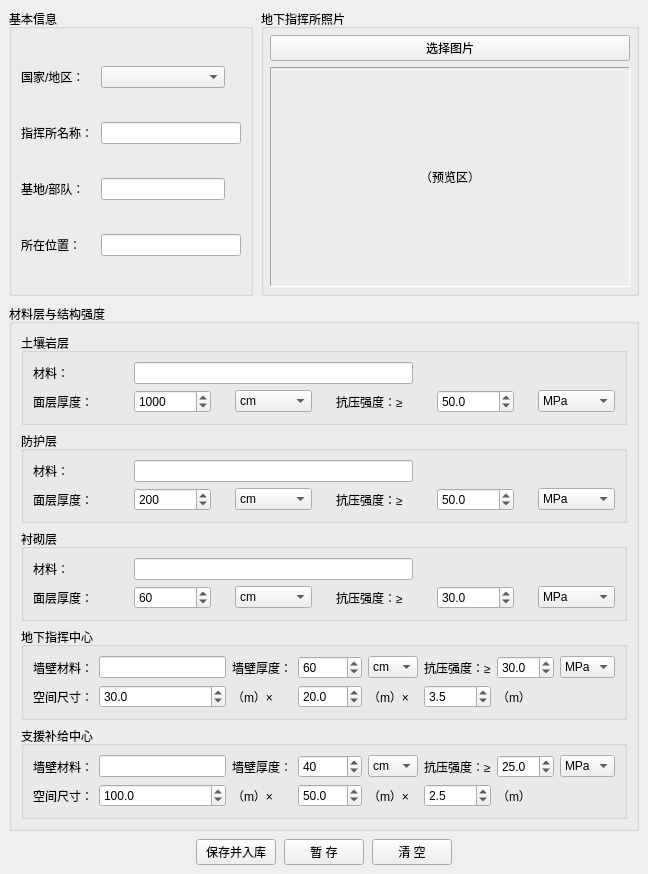
<?xml version="1.0" encoding="UTF-8"?>
<ui version="4.0">
 <class>UndergroundHQEditor</class>
 <widget class="QMainWindow" name="UndergroundHQEditor">
  <property name="geometry">
   <rect>
    <x>0</x>
    <y>0</y>
    <width>648</width>
    <height>810</height>
   </rect>
  </property>
  <property name="windowTitle">
   <string>添加地下指挥所模型</string>
  </property>
  <widget class="QWidget" name="centralwidget">
   <property name="sizePolicy">
    <sizepolicy hsizetype="Fixed" vsizetype="Fixed">
     <horstretch>0</horstretch>
     <verstretch>0</verstretch>
    </sizepolicy>
   </property>
   <layout class="QVBoxLayout" name="mainV">
    <property name="spacing">
     <number>8</number>
    </property>
    <property name="leftMargin">
     <number>9</number>
    </property>
    <property name="topMargin">
     <number>9</number>
    </property>
    <property name="rightMargin">
     <number>9</number>
    </property>
    <property name="bottomMargin">
     <number>9</number>
    </property>
    <item>
     <layout class="QHBoxLayout" name="topHBox" stretch="3,2">
      <item>
       <widget class="QGroupBox" name="gb_basic">
        <property name="title">
         <string>基本信息</string>
        </property>
        <layout class="QGridLayout" name="grid_basic">
         <property name="horizontalSpacing">
          <number>8</number>
         </property>
         <property name="verticalSpacing">
          <number>6</number>
         </property>
         <item row="0" column="0">
          <widget class="QLabel" name="label">
           <property name="text">
            <string>国家/地区：</string>
           </property>
          </widget>
         </item>
         <item row="0" column="1">
          <widget class="QComboBox" name="cmb_country"/>
         </item>
         <item row="1" column="0">
          <widget class="QLabel" name="label">
           <property name="text">
            <string>指挥所名称：</string>
           </property>
          </widget>
         </item>
         <item row="1" column="1" colspan="3">
          <widget class="QLineEdit" name="ed_name"/>
         </item>
         <item row="2" column="0">
          <widget class="QLabel" name="label">
           <property name="text">
            <string>基地/部队：</string>
           </property>
          </widget>
         </item>
         <item row="2" column="1">
          <widget class="QLineEdit" name="ed_unit"/>
         </item>
         <item row="3" column="0">
          <widget class="QLabel" name="label">
           <property name="text">
            <string>所在位置：</string>
           </property>
          </widget>
         </item>
         <item row="3" column="1" colspan="3">
          <widget class="QLineEdit" name="ed_location"/>
         </item>
        </layout>
       </widget>
      </item>
      <item>
       <widget class="QGroupBox" name="gb_photo">
        <property name="title">
         <string>地下指挥所照片</string>
        </property>
        <layout class="QVBoxLayout" name="v_photo">
         <property name="spacing">
          <number>6</number>
         </property>
         <property name="leftMargin">
          <number>6</number>
         </property>
         <property name="topMargin">
          <number>6</number>
         </property>
         <property name="rightMargin">
          <number>6</number>
         </property>
         <property name="bottomMargin">
          <number>6</number>
         </property>
         <item>
          <widget class="QPushButton" name="btn_choose_image">
           <property name="text">
            <string>选择图片</string>
           </property>
          </widget>
         </item>
         <item>
          <widget class="QLabel" name="lbl_image">
           <property name="minimumSize">
            <size>
             <width>360</width>
             <height>220</height>
            </size>
           </property>
           <property name="maximumSize">
            <size>
             <width>360</width>
             <height>220</height>
            </size>
           </property>
           <property name="frameShape">
            <enum>QFrame::Panel</enum>
           </property>
           <property name="frameShadow">
            <enum>QFrame::Sunken</enum>
           </property>
           <property name="text">
            <string>（预览区）</string>
           </property>
           <property name="scaledContents">
            <bool>true</bool>
           </property>
           <property name="alignment">
            <set>Qt::AlignCenter</set>
           </property>
          </widget>
         </item>
        </layout>
       </widget>
      </item>
     </layout>
    </item>
    <item>
     <widget class="QGroupBox" name="gb_layers">
      <property name="title">
       <string>材料层与结构强度</string>
      </property>
      <layout class="QVBoxLayout" name="v_layers">
       <item>
        <widget class="QGroupBox" name="gb_soilrock">
         <property name="title">
          <string>土壤岩层</string>
         </property>
         <layout class="QGridLayout" name="grid_soilrock">
          <property name="horizontalSpacing">
           <number>24</number>
          </property>
          <item row="0" column="0">
           <widget class="QLabel" name="label">
            <property name="text">
             <string>材料：</string>
            </property>
           </widget>
          </item>
          <item row="0" column="1" colspan="3">
           <widget class="QLineEdit" name="ed_soil_mat"/>
          </item>
          <item row="1" column="0">
           <widget class="QLabel" name="label">
            <property name="text">
             <string>面层厚度：</string>
            </property>
           </widget>
          </item>
          <item row="1" column="1">
           <widget class="QDoubleSpinBox" name="sp_soil_thk">
            <property name="decimals">
             <number>0</number>
            </property>
            <property name="minimum">
             <double>0.000000000000000</double>
            </property>
            <property name="maximum">
             <double>5000.000000000000000</double>
            </property>
            <property name="value">
             <double>1000.000000000000000</double>
            </property>
           </widget>
          </item>
          <item row="1" column="2">
           <widget class="QComboBox" name="cmb_soil_thk_unit">
            <item>
             <property name="text">
              <string>cm</string>
             </property>
            </item>
            <item>
             <property name="text">
              <string>mm</string>
             </property>
            </item>
           </widget>
          </item>
          <item row="1" column="3">
           <widget class="QLabel" name="label">
            <property name="text">
             <string>抗压强度：≥</string>
            </property>
           </widget>
          </item>
          <item row="1" column="4">
           <widget class="QDoubleSpinBox" name="sp_soil_fc">
            <property name="decimals">
             <number>1</number>
            </property>
            <property name="minimum">
             <double>0.000000000000000</double>
            </property>
            <property name="maximum">
             <double>500.000000000000000</double>
            </property>
            <property name="value">
             <double>50.000000000000000</double>
            </property>
           </widget>
          </item>
          <item row="1" column="5">
           <widget class="QComboBox" name="cmb_soil_fc_unit">
            <item>
             <property name="text">
              <string>MPa</string>
             </property>
            </item>
           </widget>
          </item>
         </layout>
        </widget>
       </item>
       <item>
        <widget class="QGroupBox" name="gb_protect">
         <property name="title">
          <string>防护层</string>
         </property>
         <layout class="QGridLayout" name="grid_protect">
          <property name="horizontalSpacing">
           <number>24</number>
          </property>
          <item row="0" column="0">
           <widget class="QLabel" name="label">
            <property name="text">
             <string>材料：</string>
            </property>
           </widget>
          </item>
          <item row="0" column="1" colspan="3">
           <widget class="QLineEdit" name="ed_protect_mat"/>
          </item>
          <item row="1" column="0">
           <widget class="QLabel" name="label">
            <property name="text">
             <string>面层厚度：</string>
            </property>
           </widget>
          </item>
          <item row="1" column="1">
           <widget class="QDoubleSpinBox" name="sp_protect_thk">
            <property name="decimals">
             <number>0</number>
            </property>
            <property name="minimum">
             <double>0.000000000000000</double>
            </property>
            <property name="maximum">
             <double>1000.000000000000000</double>
            </property>
            <property name="value">
             <double>200.000000000000000</double>
            </property>
           </widget>
          </item>
          <item row="1" column="2">
           <widget class="QComboBox" name="cmb_protect_thk_unit">
            <item>
             <property name="text">
              <string>cm</string>
             </property>
            </item>
            <item>
             <property name="text">
              <string>mm</string>
             </property>
            </item>
           </widget>
          </item>
          <item row="1" column="3">
           <widget class="QLabel" name="label">
            <property name="text">
             <string>抗压强度：≥</string>
            </property>
           </widget>
          </item>
          <item row="1" column="4">
           <widget class="QDoubleSpinBox" name="sp_protect_fc">
            <property name="decimals">
             <number>1</number>
            </property>
            <property name="minimum">
             <double>0.000000000000000</double>
            </property>
            <property name="maximum">
             <double>500.000000000000000</double>
            </property>
            <property name="value">
             <double>50.000000000000000</double>
            </property>
           </widget>
          </item>
          <item row="1" column="5">
           <widget class="QComboBox" name="cmb_protect_fc_unit">
            <item>
             <property name="text">
              <string>MPa</string>
             </property>
            </item>
           </widget>
          </item>
         </layout>
        </widget>
       </item>
       <item>
        <widget class="QGroupBox" name="gb_lining">
         <property name="title">
          <string>衬砌层</string>
         </property>
         <layout class="QGridLayout" name="grid_lining">
          <property name="horizontalSpacing">
           <number>24</number>
          </property>
          <item row="0" column="0">
           <widget class="QLabel" name="label">
            <property name="text">
             <string>材料：</string>
            </property>
           </widget>
          </item>
          <item row="0" column="1" colspan="3">
           <widget class="QLineEdit" name="ed_lining_mat"/>
          </item>
          <item row="1" column="0">
           <widget class="QLabel" name="label">
            <property name="text">
             <string>面层厚度：</string>
            </property>
           </widget>
          </item>
          <item row="1" column="1">
           <widget class="QDoubleSpinBox" name="sp_lining_thk">
            <property name="decimals">
             <number>0</number>
            </property>
            <property name="minimum">
             <double>0.000000000000000</double>
            </property>
            <property name="maximum">
             <double>500.000000000000000</double>
            </property>
            <property name="value">
             <double>60.000000000000000</double>
            </property>
           </widget>
          </item>
          <item row="1" column="2">
           <widget class="QComboBox" name="cmb_lining_thk_unit">
            <item>
             <property name="text">
              <string>cm</string>
             </property>
            </item>
            <item>
             <property name="text">
              <string>mm</string>
             </property>
            </item>
           </widget>
          </item>
          <item row="1" column="3">
           <widget class="QLabel" name="label">
            <property name="text">
             <string>抗压强度：≥</string>
            </property>
           </widget>
          </item>
          <item row="1" column="4">
           <widget class="QDoubleSpinBox" name="sp_lining_fc">
            <property name="decimals">
             <number>1</number>
            </property>
            <property name="minimum">
             <double>0.000000000000000</double>
            </property>
            <property name="maximum">
             <double>300.000000000000000</double>
            </property>
            <property name="value">
             <double>30.000000000000000</double>
            </property>
           </widget>
          </item>
          <item row="1" column="5">
           <widget class="QComboBox" name="cmb_lining_fc_unit">
            <item>
             <property name="text">
              <string>MPa</string>
             </property>
            </item>
           </widget>
          </item>
         </layout>
        </widget>
       </item>
       <item>
        <widget class="QGroupBox" name="gb_hq">
         <property name="title">
          <string>地下指挥中心</string>
         </property>
         <layout class="QGridLayout" name="grid_hq">
          <item row="0" column="0">
           <widget class="QLabel" name="label">
            <property name="text">
             <string>墙壁材料：</string>
            </property>
           </widget>
          </item>
          <item row="0" column="1">
           <widget class="QLineEdit" name="ed_hq_wall"/>
          </item>
          <item row="0" column="2">
           <widget class="QLabel" name="label">
            <property name="text">
             <string>墙壁厚度：</string>
            </property>
           </widget>
          </item>
          <item row="0" column="3">
           <widget class="QDoubleSpinBox" name="sp_hq_wall_thk">
            <property name="decimals">
             <number>0</number>
            </property>
            <property name="minimum">
             <double>0.000000000000000</double>
            </property>
            <property name="maximum">
             <double>300.000000000000000</double>
            </property>
            <property name="value">
             <double>60.000000000000000</double>
            </property>
           </widget>
          </item>
          <item row="0" column="4">
           <widget class="QComboBox" name="cmb_hq_wall_thk_unit">
            <item>
             <property name="text">
              <string>cm</string>
             </property>
            </item>
            <item>
             <property name="text">
              <string>mm</string>
             </property>
            </item>
           </widget>
          </item>
          <item row="0" column="5">
           <widget class="QLabel" name="label">
            <property name="text">
             <string>抗压强度：≥</string>
            </property>
           </widget>
          </item>
          <item row="0" column="6">
           <widget class="QDoubleSpinBox" name="sp_hq_fc">
            <property name="decimals">
             <number>1</number>
            </property>
            <property name="minimum">
             <double>0.000000000000000</double>
            </property>
            <property name="maximum">
             <double>200.000000000000000</double>
            </property>
            <property name="value">
             <double>30.000000000000000</double>
            </property>
           </widget>
          </item>
          <item row="0" column="7">
           <widget class="QComboBox" name="cmb_hq_fc_unit">
            <item>
             <property name="text">
              <string>MPa</string>
             </property>
            </item>
           </widget>
          </item>
          <item row="1" column="0">
           <widget class="QLabel" name="label">
            <property name="text">
             <string>空间尺寸：</string>
            </property>
           </widget>
          </item>
          <item row="1" column="1">
           <widget class="QDoubleSpinBox" name="sp_hq_len">
            <property name="decimals">
             <number>1</number>
            </property>
            <property name="minimum">
             <double>0.000000000000000</double>
            </property>
            <property name="maximum">
             <double>1000.000000000000000</double>
            </property>
            <property name="value">
             <double>30.000000000000000</double>
            </property>
           </widget>
          </item>
          <item row="1" column="2">
           <widget class="QLabel" name="label">
            <property name="text">
             <string>（m）×</string>
            </property>
           </widget>
          </item>
          <item row="1" column="3">
           <widget class="QDoubleSpinBox" name="sp_hq_wid">
            <property name="decimals">
             <number>1</number>
            </property>
            <property name="minimum">
             <double>0.000000000000000</double>
            </property>
            <property name="maximum">
             <double>1000.000000000000000</double>
            </property>
            <property name="value">
             <double>20.000000000000000</double>
            </property>
           </widget>
          </item>
          <item row="1" column="4">
           <widget class="QLabel" name="label">
            <property name="text">
             <string>（m）×</string>
            </property>
           </widget>
          </item>
          <item row="1" column="5">
           <widget class="QDoubleSpinBox" name="sp_hq_hei">
            <property name="decimals">
             <number>1</number>
            </property>
            <property name="minimum">
             <double>0.000000000000000</double>
            </property>
            <property name="maximum">
             <double>100.000000000000000</double>
            </property>
            <property name="value">
             <double>3.500000000000000</double>
            </property>
           </widget>
          </item>
          <item row="1" column="6">
           <widget class="QLabel" name="label">
            <property name="text">
             <string>（m）</string>
            </property>
           </widget>
          </item>
         </layout>
        </widget>
       </item>
       <item>
        <widget class="QGroupBox" name="gb_support">
         <property name="title">
          <string>支援补给中心</string>
         </property>
         <layout class="QGridLayout" name="grid_support">
          <item row="0" column="0">
           <widget class="QLabel" name="label">
            <property name="text">
             <string>墙壁材料：</string>
            </property>
           </widget>
          </item>
          <item row="0" column="1">
           <widget class="QLineEdit" name="ed_sup_wall"/>
          </item>
          <item row="0" column="2">
           <widget class="QLabel" name="label">
            <property name="text">
             <string>墙壁厚度：</string>
            </property>
           </widget>
          </item>
          <item row="0" column="3">
           <widget class="QDoubleSpinBox" name="sp_sup_wall_thk">
            <property name="decimals">
             <number>0</number>
            </property>
            <property name="minimum">
             <double>0.000000000000000</double>
            </property>
            <property name="maximum">
             <double>300.000000000000000</double>
            </property>
            <property name="value">
             <double>40.000000000000000</double>
            </property>
           </widget>
          </item>
          <item row="0" column="4">
           <widget class="QComboBox" name="cmb_sup_wall_thk_unit">
            <item>
             <property name="text">
              <string>cm</string>
             </property>
            </item>
            <item>
             <property name="text">
              <string>mm</string>
             </property>
            </item>
           </widget>
          </item>
          <item row="0" column="5">
           <widget class="QLabel" name="label">
            <property name="text">
             <string>抗压强度：≥</string>
            </property>
           </widget>
          </item>
          <item row="0" column="6">
           <widget class="QDoubleSpinBox" name="sp_sup_fc">
            <property name="decimals">
             <number>1</number>
            </property>
            <property name="minimum">
             <double>0.000000000000000</double>
            </property>
            <property name="maximum">
             <double>200.000000000000000</double>
            </property>
            <property name="value">
             <double>25.000000000000000</double>
            </property>
           </widget>
          </item>
          <item row="0" column="7">
           <widget class="QComboBox" name="cmb_sup_fc_unit">
            <item>
             <property name="text">
              <string>MPa</string>
             </property>
            </item>
           </widget>
          </item>
          <item row="1" column="0">
           <widget class="QLabel" name="label">
            <property name="text">
             <string>空间尺寸：</string>
            </property>
           </widget>
          </item>
          <item row="1" column="1">
           <widget class="QDoubleSpinBox" name="sp_sup_len">
            <property name="decimals">
             <number>1</number>
            </property>
            <property name="minimum">
             <double>0.000000000000000</double>
            </property>
            <property name="maximum">
             <double>1000.000000000000000</double>
            </property>
            <property name="value">
             <double>100.000000000000000</double>
            </property>
           </widget>
          </item>
          <item row="1" column="2">
           <widget class="QLabel" name="label">
            <property name="text">
             <string>（m）×</string>
            </property>
           </widget>
          </item>
          <item row="1" column="3">
           <widget class="QDoubleSpinBox" name="sp_sup_wid">
            <property name="decimals">
             <number>1</number>
            </property>
            <property name="minimum">
             <double>0.000000000000000</double>
            </property>
            <property name="maximum">
             <double>1000.000000000000000</double>
            </property>
            <property name="value">
             <double>50.000000000000000</double>
            </property>
           </widget>
          </item>
          <item row="1" column="4">
           <widget class="QLabel" name="label">
            <property name="text">
             <string>（m）×</string>
            </property>
           </widget>
          </item>
          <item row="1" column="5">
           <widget class="QDoubleSpinBox" name="sp_sup_hei">
            <property name="decimals">
             <number>1</number>
            </property>
            <property name="minimum">
             <double>0.000000000000000</double>
            </property>
            <property name="maximum">
             <double>100.000000000000000</double>
            </property>
            <property name="value">
             <double>2.500000000000000</double>
            </property>
           </widget>
          </item>
          <item row="1" column="6">
           <widget class="QLabel" name="label">
            <property name="text">
             <string>（m）</string>
            </property>
           </widget>
          </item>
         </layout>
        </widget>
       </item>
      </layout>
     </widget>
    </item>
    <item>
     <layout class="QHBoxLayout" name="bottomHBox" stretch="1,0,0,0,1">
      <item>
       <spacer name="spL">
        <property name="orientation">
         <enum>Qt::Horizontal</enum>
        </property>
        <property name="sizeHint" stdset="0">
         <size>
          <width>0</width>
          <height>0</height>
         </size>
        </property>
       </spacer>
      </item>
      <item>
       <widget class="QPushButton" name="btn_save_store">
        <property name="text">
         <string>保存并入库</string>
        </property>
       </widget>
      </item>
      <item>
       <widget class="QPushButton" name="btn_save_temp">
        <property name="text">
         <string>暂 存</string>
        </property>
       </widget>
      </item>
      <item>
       <widget class="QPushButton" name="btn_clear">
        <property name="text">
         <string>清 空</string>
        </property>
       </widget>
      </item>
      <item>
       <spacer name="spR">
        <property name="orientation">
         <enum>Qt::Horizontal</enum>
        </property>
        <property name="sizeHint" stdset="0">
         <size>
          <width>0</width>
          <height>0</height>
         </size>
        </property>
       </spacer>
      </item>
     </layout>
    </item>
   </layout>
  </widget>
 </widget>
 <resources/>
 <connections/>
</ui>
